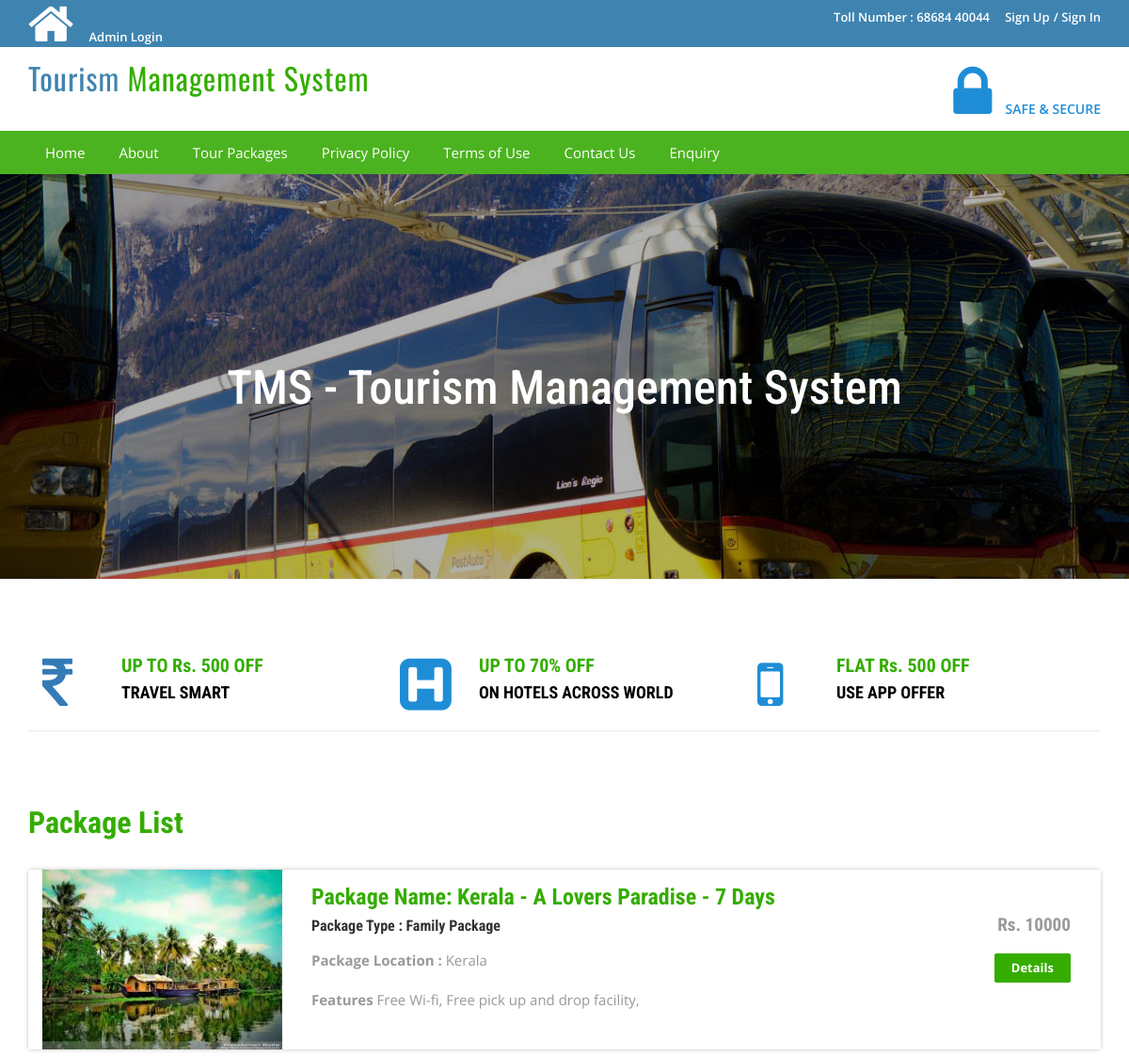
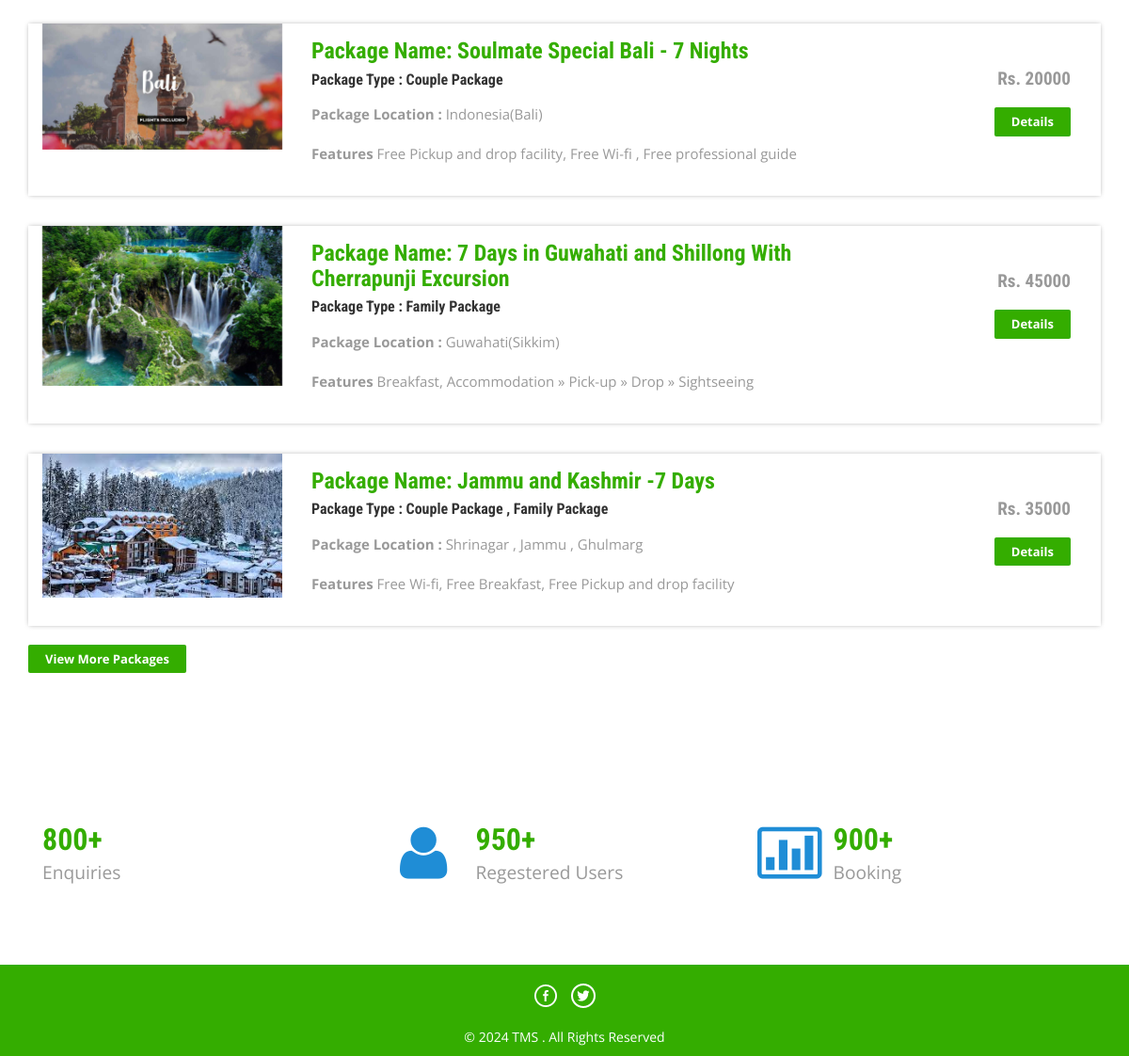
Screenshot of /tms/index.php with the database file from the repository (2 pictures, top to bottom).
### tables this page shows
CREATE TABLE `tbltourpackages` (
  `PackageId` int(11) NOT NULL,
  `PackageName` varchar(200) DEFAULT NULL,
  `PackageType` varchar(150) DEFAULT NULL,
  `PackageLocation` varchar(100) DEFAULT NULL,
  `PackagePrice` int(11) DEFAULT NULL,
  `PackageFetures` varchar(255) DEFAULT NULL,
  `PackageDetails` mediumtext DEFAULT NULL,
  `PackageImage` varchar(100) DEFAULT NULL,
  `Creationdate` timestamp NULL DEFAULT current_timestamp(),
  `UpdationDate` timestamp NULL DEFAULT NULL ON UPDATE current_timestamp()
);

### tms/index.php (the view, shortened to what this page needs)
<?php
include('includes/config.php');
?>
<!DOCTYPE HTML>
<html>
<head>
<link href="css/bootstrap.css" rel='stylesheet' type='text/css' />
<link href="css/style.css" rel='stylesheet' type='text/css' />
<link href="css/font-awesome.css" rel="stylesheet">
<link href="css/animate.css" rel="stylesheet" type="text/css" media="all">
</head>
<body>
<?php include('includes/header.php');?>
<div class="banner">
	<div class="container">
		<h1 class="wow zoomIn animated animated" data-wow-delay=".5s" style="visibility: visible; animation-delay: 0.5s; animation-name: zoomIn;"> TMS - Tourism Management System</h1>
	</div>
</div>
<div class="container">
	<div class="rupes">
		<div class="col-md-4 rupes-left wow fadeInDown animated animated" data-wow-delay=".5s" style="visibility: visible; animation-delay: 0.5s; animation-name: fadeInDown;">
			<div class="rup-left">
				<a href="offers.html"><i class="fa fa-rupee" style="font-size:3.2em"></i></a>
			</div>
			<div class="rup-rgt">
				<h3>UP TO Rs. 500 OFF</h3>
				<h4><a href="offers.html">TRAVEL SMART</a></h4>
			</div>
				<div class="clearfix"></div>
		</div>
		<div class="col-md-4 rupes-left wow fadeInDown animated animated" data-wow-delay=".5s" style="visibility: visible; animation-delay: 0.5s; animation-name: fadeInDown;">
			<div class="rup-left">
				<a href="offers.html"><i class="fa fa-h-square"></i></a>
			</div>
			<div class="rup-rgt">
				<h3>UP TO 70% OFF</h3>
				<h4><a href="offers.html">ON HOTELS ACROSS WORLD</a></h4>
			</div>
				<div class="clearfix"></div>
		</div>
		<div class="col-md-4 rupes-left wow fadeInDown animated animated" data-wow-delay=".5s" style="visibility: visible; animation-delay: 0.5s; animation-name: fadeInDown;">
			<div class="rup-left">
				<a href="offers.html"><i class="fa fa-mobile"></i></a>
			</div>
			<div class="rup-rgt">
				<h3>FLAT Rs. 500 OFF</h3>
				<h4><a href="offers.html">USE APP OFFER</a></h4>
			</div>
				<div class="clearfix"></div>
		</div>
	</div>
</div>
<div class="container">
	<div class="holiday">
	<h3>Package List</h3>
<?php $sql = "SELECT * from tbltourpackages order by rand() limit 4";
$query = $dbh->prepare($sql);
$query->execute();
$results=$query->fetchAll(PDO::FETCH_OBJ);
if($query->rowCount() > 0)
{
foreach($results as $result)
{	?>
			<div class="rom-btm">
				<div class="col-md-3 room-left wow fadeInLeft animated" data-wow-delay=".5s">
					<img src="admin/pacakgeimages/<?php echo htmlentities($result->PackageImage);?>" class="img-responsive" alt="">
				</div>
				<div class="col-md-6 room-midle wow fadeInUp animated" data-wow-delay=".5s">
					<h4>Package Name: <?php echo htmlentities($result->PackageName);?></h4>
					<h6>Package Type : <?php echo htmlentities($result->PackageType);?></h6>
					<p><b>Package Location :</b> <?php echo htmlentities($result->PackageLocation);?></p>
					<p><b>Features</b> <?php echo htmlentities($result->PackageFetures);?></p>
				</div>
				<div class="col-md-3 room-right wow fadeInRight animated" data-wow-delay=".5s">
					<h5>Rs. <?php echo htmlentities($result->PackagePrice);?></h5>
					<a href="package-details.php?pkgid=<?php echo htmlentities($result->PackageId);?>" class="view">Details</a>
				</div>
				<div class="clearfix"></div>
			</div>
<?php }} ?>
<div><a href="package-list.php" class="view">View More Packages</a></div>
</div>
	</div>
<div class="routes">
	<div class="container">
		<div class="col-md-4 routes-left wow fadeInRight animated" data-wow-delay=".5s">
			<div class="rou-rgt wow fadeInDown animated" data-wow-delay=".5s">
				<h3>800+</h3>
				<p>Enquiries</p>
			</div>
				<div class="clearfix"></div>
		</div>
		<div class="col-md-4 routes-left">
			<div class="rou-left">
				<a href="#"><i class="fa fa-user"></i></a>
			</div>
			<div class="rou-rgt">
				<h3>950+</h3>
				<p>Regestered Users</p>
			</div>
				<div class="clearfix"></div>
		</div>
		<div class="col-md-4 routes-left wow fadeInRight animated" data-wow-delay=".5s">
			<div class="rou-left">
				<a href="#"><i class="fa fa-ticket"></i></a>
			</div>
			<div class="rou-rgt">
				<h3>900+</h3>
				<p>Booking</p>
			</div>
				<div class="clearfix"></div>
		</div>
		<div class="clearfix"></div>
	</div>
</div>
<?php include('includes/footer.php');?>
</body>
</html>

### tms/css/style.css (style rules this page uses)
html, body { font-size: 100%; background: #fff; font-family: 'Open Sans', sans-serif; }
body a,.grid_1,plan_1,plan_1.one,plan_1.two,i.icon1, i.icon2, i.icon3, i.icon4, i.icon5, i.icon6 { transition:0.5s all; -webkit-transition:0.5s all; -moz-transition:0.5s all; -o-transition:0.5s all; -ms-transition:0.5s all; }
h1,h2,h3,h4,h5,h6 { margin:0; font-family: 'Roboto Condensed', sans-serif; }
p { margin:0; }
.banner { background: url(../images/3.jpg)no-repeat; background-size: cover; -webkit-background-size: cover; -o-background-size: cover; -ms-background-size: cover; -moz-background-size: cover; min-height: 430px; }
.banner h1 { font-size: 50px; margin-bottom: 40px; padding: 4em 0 0; text-align: center; color: #ffffff; }
.rup-left { float: left; width: 24%; }
.rup-rgt { float: left; width: 76%; }
.rupes { padding: 5em 0; border-top: 1px solid rgba(236, 236, 236, 0.9); border-bottom: 1px solid rgba(236, 236, 236, 0.9); }
i.fa.fa-h-square { font-size: 5em; color: #1f8dd6; }
i.fa.fa-mobile { font-size:5em; color: #1f8dd6; }
.rupes h3 { font-size: 20px; color: #34ad00; font-weight: 700; }
.rupes h4 { font-size: 18px; margin: 8px 0; font-weight: 700; }
.rupes h4 a { color: #000000; }
.rup-left a { display: inline-block; }
.routes { padding: 5em 0; }
.rou-left { float: left; width: 23%; }
.rou-rgt { float: left; width: 70%; }
i.fa.fa-truck,i.fa.fa-user,i.fa.fa-ticket { font-size: 4em; color:#1f8dd6; }
.routes h3 { font-size: 2em; font-weight: 700; color: #34ad00; }
.routes p { font-size: 1.2em; color: #999; line-height: 1.8em; }
.holiday { padding: 5em 0; }
.holiday h3 { font-size: 2em; font-weight: 700; color: #34ad00; }
.holiday p { font-size: 1.2em; line-height: 1.8em; margin: 1em 0; color: #999; }
a.view { padding: 6px 18px; font-weight: 700; color: #fff; background-color: #34ad00; border: 0; font-size: 13px; border-radius: 2px; -webkit-transition: all .2s; -moz-transition: all .2s; transition: all .2s; margin-top: 20px; display: inline-block; }
.rom-btm { margin-top: 2em; box-shadow: 0px 0px 5px -1px rgba(0, 0, 0, 0.37); }
.rom-btm h4 { font-size: 1.5em; font-weight: 700; color: #34ad00; }
.rom-btm p { font-size: 15px; color: #999; }
.rom-btm h6 { font-size: 1em; font-weight: 700; margin: 0.5em 0; }
.room-right { text-align: right; padding: 3em 2em; }
.room-midle { padding: 1em; }
.rom-btm h5 { font-size: 1.2em; font-weight: 700; color: #999; }

### rows the page displays
tbltourpackages: PackageImage (picture), PackageName "Kerala - A Lovers Paradise - 7 Days", PackageType "Family Package", PackageLocation "Kerala", PackageFetures "Free Wi-fi, Free pick up and drop facility,", PackagePrice "10000"
tbltourpackages: PackageImage (picture), PackageName "Soulmate Special Bali - 7 Nights", PackageType "Couple Package", PackageLocation "Indonesia(Bali)", PackageFetures "Free Pickup and drop facility, Free Wi-fi , Free professional guide", PackagePrice "20000"
tbltourpackages: PackageImage (picture), PackageName "7 Days in Guwahati and Shillong With Cherrapunji Excursion", PackageType "Family Package", PackageLocation "Guwahati(Sikkim)", PackageFetures "Breakfast, Accommodation » Pick-up » Drop » Sightseeing", PackagePrice "45000"
tbltourpackages: PackageImage (picture), PackageName "Jammu and Kashmir -7 Days", PackageType "Couple Package , Family Package", PackageLocation "Shrinagar , Jammu , Ghulmarg", PackageFetures "Free Wi-fi, Free Breakfast, Free Pickup and drop facility", PackagePrice "35000"
